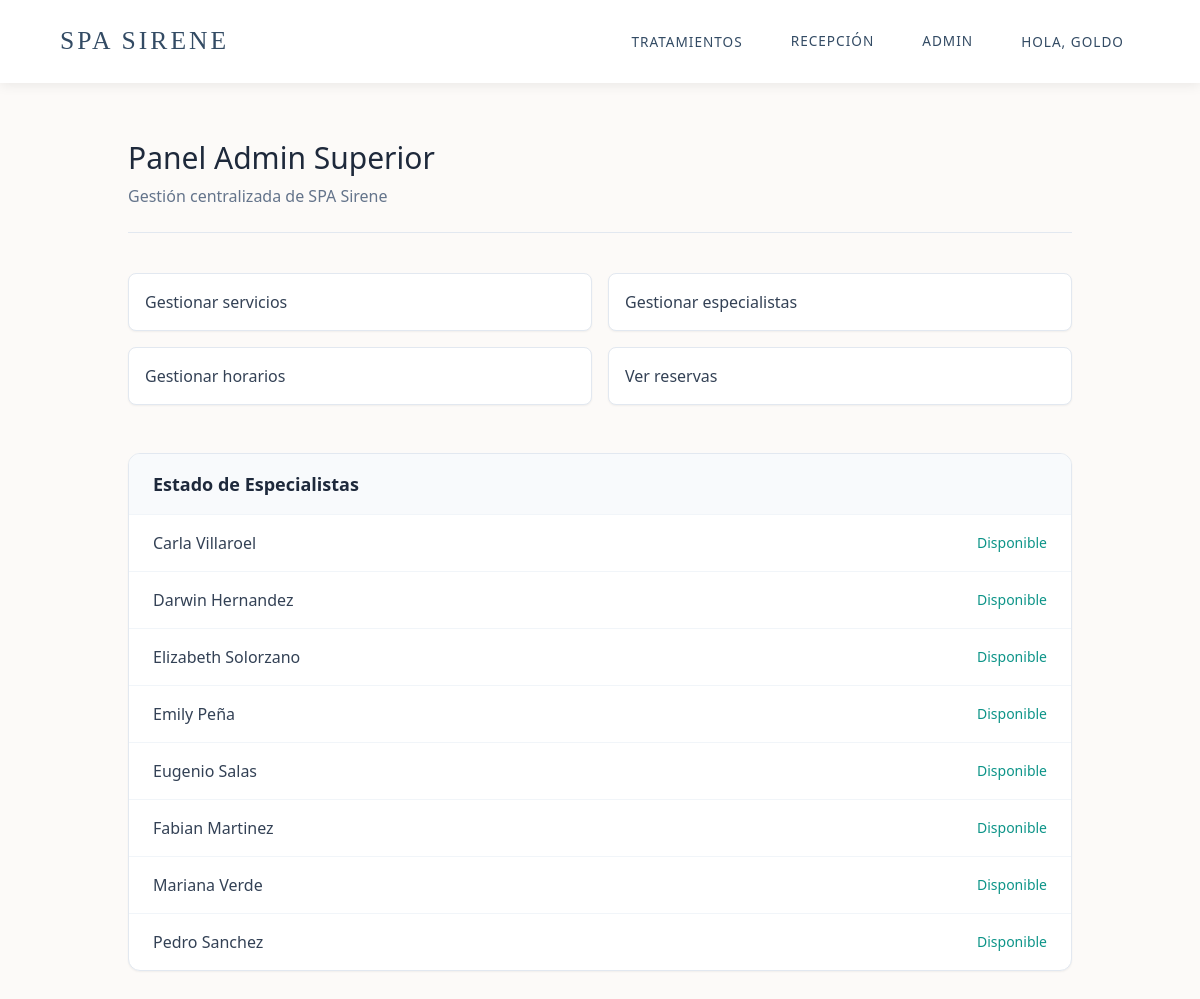
/spa/admin-panel/ (signed in), run on an earlier commit of the app's database.
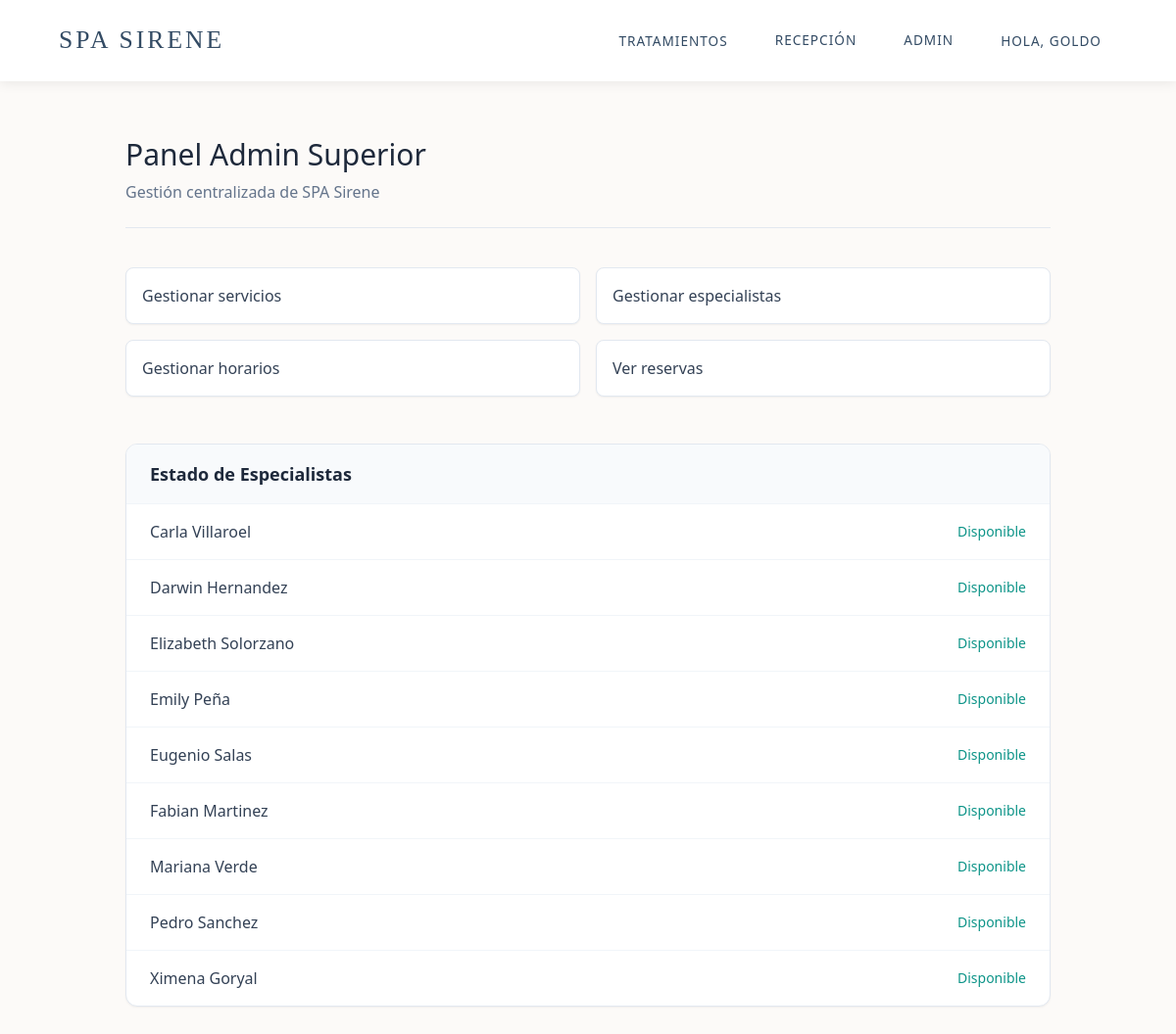
And on a later commit of the database.
### coffee/models.py (models this page shows, shortened)
class Specialist(models.Model):
    name = models.CharField(max_length=255)
    available = models.BooleanField(default=True)
    email = models.EmailField(null=True, blank=True)
    class Meta:
        verbose_name = 'Specialist'
        verbose_name_plural = 'Specialists'

### coffee/views.py (the view)
# urls.py: path('admin-panel/', views.admin_dashboard, name='admin_dashboard'),
@login_required
@staff_required
def admin_dashboard(request):
    servicios = Servicio.objects.all().order_by('name')
    especialistas = Specialist.objects.all().order_by('name')
    reservas = Reserva.objects.all()
    conteos = Reserva.objects.values('estado').annotate(total=Count('id'))
    conteo_dict = {c['estado']: c['total'] for c in conteos}
    return render(request, 'admin_dashboard.html', {
        'servicios': servicios,
        'especialistas': especialistas,
        'reservas': reservas,
        'conteos': conteo_dict,
    })

### coffee/context_processors.py (called while the page is built)
def role_flags(request):
    user = getattr(request, 'user', None)
    is_receptionist = False
    is_admin_superior = False
    try:
        if user and user.is_authenticated:
            if user.is_superuser or user.is_staff:
                is_receptionist = user.is_superuser or ('receptionist' in [g.lower() for g in user.groups.values_list('name', flat=True)])
                is_admin_superior = True
            else:
                groups = [g.lower() for g in user.groups.values_list('name', flat=True)]
                is_receptionist = 'receptionist' in groups or 'recepcionista' in groups
                is_admin_superior = 'adminsuperior' in groups or 'admin_superior' in groups
    except Exception:
        pass
    return {'is_receptionist': is_receptionist, 'is_admin_superior': is_admin_superior}

### coffee/views.py (called while the page is built)
def staff_required(view_func):
    from functools import wraps
    from django.core.exceptions import PermissionDenied
    @wraps(view_func)
    def _wrapped(request, *args, **kwargs):
        if not request.user.is_authenticated or not request.user.is_staff:
            raise PermissionDenied
        return view_func(request, *args, **kwargs)
    return _wrapped

### coffee/templates/admin_dashboard.html
{% extends 'base.html' %}
{% load static %}
{% block content %}
<div class="max-w-5xl mx-auto p-6 md:p-10">
    <div class="mb-10 border-b border-slate-200 pb-6">
        <h2 class="text-3xl font-light text-slate-800">Panel Admin Superior</h2>
        <p class="text-slate-500 mt-2">Gestión centralizada de SPA Sirene</p>
    </div>
    <div class="grid grid-cols-1 sm:grid-cols-2 gap-4 mb-12">
        <a href="{% url 'admin_services_list' %}" class="p-4 bg-white border border-slate-200 rounded-lg hover:border-teal-500 transition shadow-sm font-medium text-slate-700">Gestionar servicios</a>
        <a href="{% url 'admin_specialists_list' %}" class="p-4 bg-white border border-slate-200 rounded-lg hover:border-teal-500 transition shadow-sm font-medium text-slate-700">Gestionar especialistas</a>
        <a href="{% url 'admin_horarios_list' %}" class="p-4 bg-white border border-slate-200 rounded-lg hover:border-teal-500 transition shadow-sm font-medium text-slate-700">Gestionar horarios</a>
        <a href="{% url 'admin_reservas_list' %}" class="p-4 bg-white border border-slate-200 rounded-lg hover:border-teal-500 transition shadow-sm font-medium text-slate-700">Ver reservas</a>
    </div>
    <div class="bg-white rounded-xl shadow-sm border border-slate-200 overflow-hidden">
        <div class="px-6 py-4 border-b border-slate-100 bg-slate-50">
            <h3 class="text-lg font-semibold text-slate-800">Estado de Especialistas</h3>
        </div>
        <ul class="divide-y divide-slate-100">
            {% for e in especialistas %}
            <li class="px-6 py-4 flex justify-between items-center hover:bg-slate-50 transition">
                <span class="text-slate-700">{{ e.name }}</span>
                <span class="text-sm font-medium {% if e.available %}text-teal-600{% else %}text-red-500{% endif %}">
                    {% if e.available %}Disponible{% else %}No disponible{% endif %}
                </span>
            </li>
            {% empty %}
            <li class="px-6 py-4 text-slate-400 italic">No hay especialistas registrados.</li>
            {% endfor %}
        </ul>
    </div>
</div>
{% endblock %}

What changed in the data, as far as the page shows it:
added Specialist: name "Ximena Goryal", available "Disponible"
